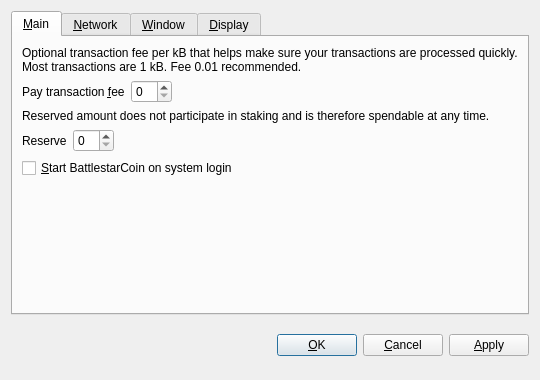
<?xml version="1.0" encoding="UTF-8"?>
<ui version="4.0">
 <class>OptionsDialog</class>
 <widget class="QDialog" name="OptionsDialog">
  <property name="geometry">
   <rect>
    <x>0</x>
    <y>0</y>
    <width>540</width>
    <height>380</height>
   </rect>
  </property>
  <property name="windowTitle">
   <string>Options</string>
  </property>
  <property name="modal">
   <bool>true</bool>
  </property>
  <layout class="QVBoxLayout" name="verticalLayout">
   <item>
    <widget class="QTabWidget" name="tabWidget">
     <property name="tabPosition">
      <enum>QTabWidget::North</enum>
     </property>
     <property name="currentIndex">
      <number>0</number>
     </property>
     <widget class="QWidget" name="tabMain">
      <attribute name="title">
       <string>&amp;Main</string>
      </attribute>
      <layout class="QVBoxLayout" name="verticalLayout_Main">
       <item>
        <widget class="QLabel" name="transactionFeeInfoLabel">
         <property name="text">
          <string>Optional transaction fee per kB that helps make sure your transactions are processed quickly. Most transactions are 1 kB. Fee 0.01 recommended.</string>
         </property>
         <property name="textFormat">
          <enum>Qt::PlainText</enum>
         </property>
         <property name="wordWrap">
          <bool>true</bool>
         </property>
        </widget>
       </item>
       <item>
        <layout class="QHBoxLayout" name="horizontalLayoutFee">
         <item>
          <widget class="QLabel" name="transactionFeeLabel">
           <property name="text">
            <string>Pay transaction &amp;fee</string>
           </property>
           <property name="textFormat">
            <enum>Qt::PlainText</enum>
           </property>
           <property name="buddy">
            <cstring>transactionFee</cstring>
           </property>
          </widget>
         </item>
         <item>
          <widget class="BitcoinAmountField" name="transactionFee"/>
         </item>
         <item>
          <spacer name="horizontalSpacerFee">
           <property name="orientation">
            <enum>Qt::Horizontal</enum>
           </property>
           <property name="sizeHint" stdset="0">
            <size>
             <width>40</width>
             <height>20</height>
            </size>
           </property>
          </spacer>
         </item>
        </layout>
       </item>
       <item>
        <widget class="QLabel" name="reserveBalanceInfoLabel">
         <property name="text">
          <string>Reserved amount does not participate in staking and is therefore spendable at any time.</string>
         </property>
         <property name="textFormat">
          <enum>Qt::PlainText</enum>
         </property>
         <property name="wordWrap">
          <bool>true</bool>
         </property>
        </widget>
       </item>
       <item>
        <layout class="QHBoxLayout" name="horizontalLayoutReserveBalance">
         <item>
          <widget class="QLabel" name="reserveBalanceLabel">
           <property name="text">
            <string>Reserve</string>
           </property>
           <property name="textFormat">
            <enum>Qt::PlainText</enum>
           </property>
           <property name="buddy">
            <cstring>reserveBalance</cstring>
           </property>
          </widget>
         </item>
         <item>
          <widget class="BitcoinAmountField" name="reserveBalance"/>
         </item>
         <item>
          <spacer name="horizontalSpacerReserveBalance">
           <property name="orientation">
            <enum>Qt::Horizontal</enum>
           </property>
           <property name="sizeHint" stdset="0">
            <size>
             <width>40</width>
             <height>20</height>
            </size>
           </property>
          </spacer>
         </item>
        </layout>
       </item>
       <item>
        <widget class="QCheckBox" name="bitcoinAtStartup">
         <property name="toolTip">
          <string>Automatically start BattlestarCoin after logging in to the system.</string>
         </property>
         <property name="text">
          <string>&amp;Start BattlestarCoin on system login</string>
         </property>
        </widget>
       </item>
       <item>
        <spacer name="verticalSpacer_Main">
         <property name="orientation">
          <enum>Qt::Vertical</enum>
         </property>
         <property name="sizeHint" stdset="0">
          <size>
           <width>20</width>
           <height>40</height>
          </size>
         </property>
        </spacer>
       </item>
      </layout>
     </widget>
     <widget class="QWidget" name="tabNetwork">
      <attribute name="title">
       <string>&amp;Network</string>
      </attribute>
      <layout class="QVBoxLayout" name="verticalLayout_Network">
       <item>
        <widget class="QCheckBox" name="mapPortUpnp">
         <property name="toolTip">
          <string>Automatically open the BattlestarCoin client port on the router. This only works when your router supports UPnP and it is enabled.</string>
         </property>
         <property name="text">
          <string>Map port using &amp;UPnP</string>
         </property>
        </widget>
       </item>
       <item>
        <widget class="QCheckBox" name="connectSocks">
         <property name="toolTip">
          <string>Connect to the BattlestarCoin network through a SOCKS5 proxy (e.g. when connecting through Tor).</string>
         </property>
         <property name="text">
          <string>&amp;Connect through SOCKS5 proxy:</string>
         </property>
        </widget>
       </item>
       <item>
        <layout class="QHBoxLayout" name="horizontalLayout_Network">
         <item>
          <widget class="QLabel" name="proxyIpLabel">
           <property name="text">
            <string>Proxy &amp;IP:</string>
           </property>
           <property name="textFormat">
            <enum>Qt::PlainText</enum>
           </property>
           <property name="buddy">
            <cstring>proxyIp</cstring>
           </property>
          </widget>
         </item>
         <item>
          <widget class="QValidatedLineEdit" name="proxyIp">
           <property name="maximumSize">
            <size>
             <width>140</width>
             <height>16777215</height>
            </size>
           </property>
           <property name="toolTip">
            <string>IP address of the proxy (e.g. 127.0.0.1)</string>
           </property>
          </widget>
         </item>
         <item>
          <widget class="QLabel" name="proxyPortLabel">
           <property name="text">
            <string>&amp;Port:</string>
           </property>
           <property name="textFormat">
            <enum>Qt::PlainText</enum>
           </property>
           <property name="buddy">
            <cstring>proxyPort</cstring>
           </property>
          </widget>
         </item>
         <item>
          <widget class="QLineEdit" name="proxyPort">
           <property name="maximumSize">
            <size>
             <width>55</width>
             <height>16777215</height>
            </size>
           </property>
           <property name="toolTip">
            <string>Port of the proxy (e.g. 9050)</string>
           </property>
          </widget>
         </item>
         <item>
          <spacer name="horizontalSpacer_Network">
           <property name="orientation">
            <enum>Qt::Horizontal</enum>
           </property>
           <property name="sizeHint" stdset="0">
            <size>
             <width>40</width>
             <height>20</height>
            </size>
           </property>
          </spacer>
         </item>
        </layout>
       </item>
       <item>
        <spacer name="verticalSpacer_Network">
         <property name="orientation">
          <enum>Qt::Vertical</enum>
         </property>
         <property name="sizeHint" stdset="0">
          <size>
           <width>20</width>
           <height>40</height>
          </size>
         </property>
        </spacer>
       </item>
      </layout>
     </widget>
     <widget class="QWidget" name="tabWindow">
      <attribute name="title">
       <string>&amp;Window</string>
      </attribute>
      <layout class="QVBoxLayout" name="verticalLayout_Window">
       <item>
        <widget class="QCheckBox" name="minimizeToTray">
         <property name="toolTip">
          <string>Show only a tray icon after minimizing the window.</string>
         </property>
         <property name="text">
          <string>&amp;Minimize to the tray instead of the taskbar</string>
         </property>
        </widget>
       </item>
       <item>
        <widget class="QCheckBox" name="minimizeOnClose">
         <property name="toolTip">
          <string>Minimize instead of exit the application when the window is closed. When this option is enabled, the application will be closed only after selecting Quit in the menu.</string>
         </property>
         <property name="text">
          <string>M&amp;inimize on close</string>
         </property>
        </widget>
       </item>
       <item>
        <spacer name="verticalSpacer_Window">
         <property name="orientation">
          <enum>Qt::Vertical</enum>
         </property>
         <property name="sizeHint" stdset="0">
          <size>
           <width>20</width>
           <height>40</height>
          </size>
         </property>
        </spacer>
       </item>
      </layout>
     </widget>
     <widget class="QWidget" name="tabDisplay">
      <attribute name="title">
       <string>&amp;Display</string>
      </attribute>
      <layout class="QVBoxLayout" name="verticalLayout_Display">
       <item>
        <layout class="QHBoxLayout" name="horizontalLayout_1_Display">
         <item>
          <widget class="QLabel" name="langLabel">
           <property name="text">
            <string>User Interface &amp;language:</string>
           </property>
           <property name="textFormat">
            <enum>Qt::PlainText</enum>
           </property>
           <property name="buddy">
            <cstring>lang</cstring>
           </property>
          </widget>
         </item>
         <item>
          <widget class="QValueComboBox" name="lang">
           <property name="toolTip">
            <string>The user interface language can be set here. This setting will take effect after restarting BattlestarCoin.</string>
           </property>
          </widget>
         </item>
        </layout>
       </item>
       <item>
        <layout class="QHBoxLayout" name="horizontalLayout_2_Display">
         <item>
          <widget class="QLabel" name="unitLabel">
           <property name="text">
            <string>&amp;Unit to show amounts in:</string>
           </property>
           <property name="textFormat">
            <enum>Qt::PlainText</enum>
           </property>
           <property name="buddy">
            <cstring>unit</cstring>
           </property>
          </widget>
         </item>
         <item>
          <widget class="QValueComboBox" name="unit">
           <property name="toolTip">
            <string>Choose the default subdivision unit to show in the interface and when sending coins.</string>
           </property>
          </widget>
         </item>
        </layout>
       </item>
       <item>
        <widget class="QCheckBox" name="coinControlFeatures">
         <property name="toolTip">
          <string>Whether to show coin control features or not.</string>
         </property>
         <property name="text">
          <string>Display coin &amp;control features (experts only!)</string>
         </property>
        </widget>
       </item>
       <item>
        <spacer name="verticalSpacer_Display">
         <property name="orientation">
          <enum>Qt::Vertical</enum>
         </property>
         <property name="sizeHint" stdset="0">
          <size>
           <width>20</width>
           <height>40</height>
          </size>
         </property>
        </spacer>
       </item>
      </layout>
     </widget>
    </widget>
   </item>
   <item>
    <layout class="QHBoxLayout" name="horizontalLayout_Buttons">
     <item>
      <spacer name="horizontalSpacer_1">
       <property name="orientation">
        <enum>Qt::Horizontal</enum>
       </property>
       <property name="sizeHint" stdset="0">
        <size>
         <width>40</width>
         <height>48</height>
        </size>
       </property>
      </spacer>
     </item>
     <item>
      <widget class="QLabel" name="statusLabel">
       <property name="font">
        <font>
         <weight>75</weight>
         <bold>true</bold>
        </font>
       </property>
       <property name="text">
        <string/>
       </property>
       <property name="textFormat">
        <enum>Qt::PlainText</enum>
       </property>
       <property name="wordWrap">
        <bool>true</bool>
       </property>
      </widget>
     </item>
     <item>
      <spacer name="horizontalSpacer_2">
       <property name="orientation">
        <enum>Qt::Horizontal</enum>
       </property>
       <property name="sizeHint" stdset="0">
        <size>
         <width>40</width>
         <height>48</height>
        </size>
       </property>
      </spacer>
     </item>
     <item>
      <widget class="QPushButton" name="okButton">
       <property name="text">
        <string>&amp;OK</string>
       </property>
      </widget>
     </item>
     <item>
      <widget class="QPushButton" name="cancelButton">
       <property name="text">
        <string>&amp;Cancel</string>
       </property>
       <property name="autoDefault">
        <bool>false</bool>
       </property>
      </widget>
     </item>
     <item>
      <widget class="QPushButton" name="applyButton">
       <property name="text">
        <string>&amp;Apply</string>
       </property>
       <property name="autoDefault">
        <bool>false</bool>
       </property>
      </widget>
     </item>
    </layout>
   </item>
  </layout>
 </widget>
 <customwidgets>
  <customwidget>
   <class>BitcoinAmountField</class>
   <extends>QSpinBox</extends>
   <header>bitcoinamountfield.h</header>
  </customwidget>
  <customwidget>
   <class>QValueComboBox</class>
   <extends>QComboBox</extends>
   <header>qvaluecombobox.h</header>
  </customwidget>
  <customwidget>
   <class>QValidatedLineEdit</class>
   <extends>QLineEdit</extends>
   <header>qvalidatedlineedit.h</header>
  </customwidget>
 </customwidgets>
 <resources/>
 <connections/>
</ui>
